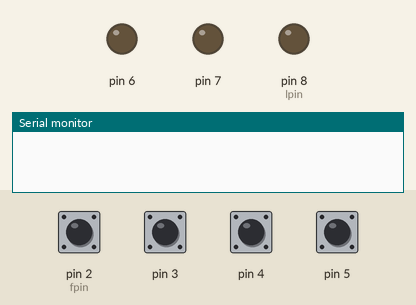
The sketch below on a simulated Teensy 4. On the bench: output pins drawn as LEDs (lit = HIGH), the last lines printed to the serial monitor. Inputs (shaded band) come from the test bench; at power-on: pin 2 (fpin), pin 3–5 HIGH.

Above: at 1.2 s.
1.3 s: pin 2 (fpin) pulled LOW for 0.15 s
At 2.5 s:
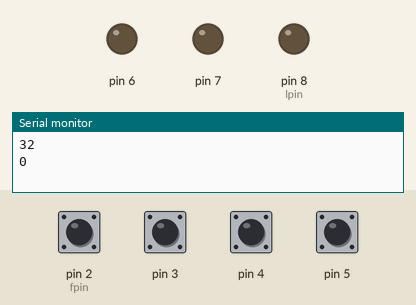
3.0 s: pin 3 pulled LOW for 1 s
At 3.8 s:
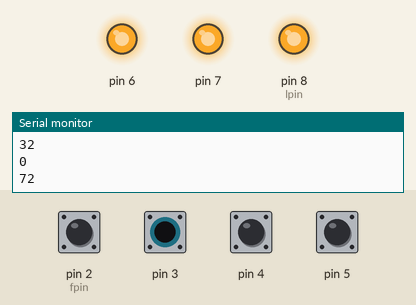
5.5 s: pin 4 pulled LOW for 0.15 s
At 6.9 s:
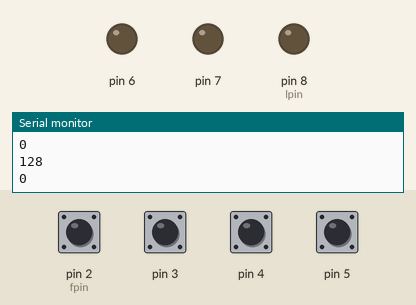
7.2 s: pin 5 pulled LOW for 0.15 s
At 8.1 s:
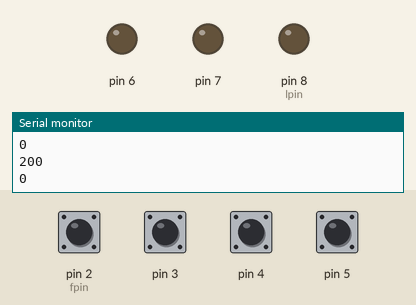
8.9 s: pin 2 (fpin) pulled LOW for 1 s
At 9.6 s:
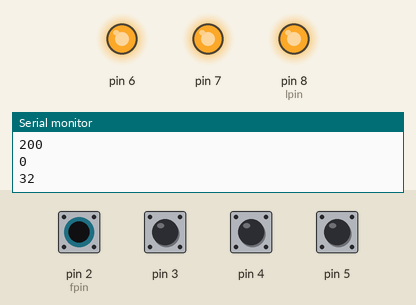
11.4 s: pin 4 pulled LOW for 1 s
At 13.4 s:
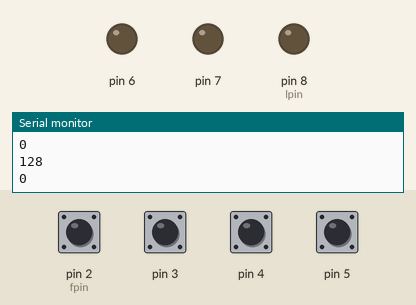
Timing chart, 0 to 14.9 s (numbered marks = the images above; inputs shaded):
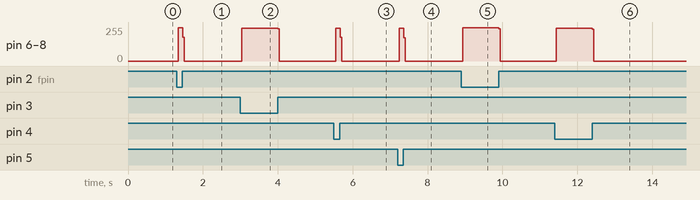

The sketch:

MIDI-button-array.ino
```cpp
//#include <frequencyToNote.h>
//#include <MIDIUSB.h>
//#include <pitchToNote.h>

const int channel = 1;

int numrows = 4;
int numcols = 3;
int fpin = 2;
int lpin = 8;
int trig = 0;
int lasttrig = 0;
int lasty = 0;
int note = 0;


void setup() {
  Serial.begin(9600);

  for(int i = fpin; i <= lpin;i++){
    if (i <= (fpin + (numrows - 1))){
      pinMode(i,INPUT_PULLUP);
    }
    if (i >= (lpin - (numcols - 1))){
      pinMode(i,OUTPUT);
      digitalWrite(i,LOW);
    }
  }
}

void loop() {
  /*Serial.print(digitalRead(2));
  Serial.print("      ");
  Serial.print(digitalRead(3));
  Serial.println();*/
  Trigger(fpin,lpin,numrows,numcols);
  delay(1);
  if( trig != lasttrig){
    Serial.println(trig);
    if(trig == 32){
      note = 60;
      usbMIDI.sendNoteOn(note,99,channel);
    }
    if(trig == 28){
      note = 61;
      usbMIDI.sendNoteOn(note,99,channel);
    }
    if(trig == 24){
      note = 62;
      usbMIDI.sendNoteOn(note,99,channel);
    }
    if(trig==72){
      note = 63;
      usbMIDI.sendNoteOn(note,99,channel);
    }
    if(trig==63){
      note = 64;
      usbMIDI.sendNoteOn(note,99,channel);
    }
    if(trig==54){
      note = 65;
      usbMIDI.sendNoteOn(note,99,channel);
    }
    if(trig==128){
      note = 66;
      usbMIDI.sendNoteOn(note,99,channel);
    }
    if(trig==112){
      note = 67;
      usbMIDI.sendNoteOn(note,99,channel);
    }
    if(trig==96){
      note = 68;
      usbMIDI.sendNoteOn(note,99,channel);
    }
    if(trig==200){
      note = 69;
      usbMIDI.sendNoteOn(note,99,channel);
    }
    if(trig==175){
      note = 70;
      usbMIDI.sendNoteOn(note,99,channel);
    }
    if(trig==150){
      note = 71;
      usbMIDI.sendNoteOn(note,99,channel);
    }
  }
  if(trig==0){
      usbMIDI.sendNoteOff(note,0,channel);
    }
  lasttrig = trig;
  trig = 0;
  /*if (lastx != trig[0] || lasty != trig[1]){
    Serial.print("(");
    Serial.print(trig[0]);
    Serial.print(",");
    Serial.print(trig[1]);
    Serial.print(")");
    Serial.println();
    delay(5);
  }
  //lastx = trig[0];
  //lasty = trig[1];*/
}


int Trigger(int fpin, int lpin, int numrows, int numcols) {

  for(int k = (lpin - (numcols - 1)); k <= lpin; k++){
        digitalWrite(k, LOW);
      }
  for(int i = fpin; i <= (fpin + (numrows - 1)); i++){
    if (digitalRead(i) == LOW){
      for(int n = (lpin - (numcols - 1)); n <= lpin; n++){
        digitalWrite(n, HIGH);
      }
      for(int j = (lpin - (numcols - 1)); j <= lpin ; j++){
        digitalWrite(j, LOW);
        if (digitalRead(i) == LOW){
          trig = i * i * j;
        }
        digitalWrite(j,HIGH);
      }
    }
  }
}
```

Measured:
- after the input at 1.3 s, pin 6, pin 7, pin 8 (lpin): 0/255 → 249/255 at once, → 0/255 0.12 s later
- after the input at 3.0 s, pin 6, pin 7, pin 8 (lpin): 0/255 → 247/255 at once, → 0/255 0.96 s later
- after the input at 5.5 s, pin 6, pin 7, pin 8 (lpin): 0/255 → 246/255 at once, → 0/255 0.12 s later
- after the input at 7.2 s, pin 6, pin 7, pin 8 (lpin): 0/255 → 244/255 at once, → 0/255 0.12 s later
- after the input at 8.9 s, pin 6, pin 7, pin 8 (lpin): 0/255 → 249/255 at once, → 0/255 0.96 s later
- after the input at 11.4 s, pin 6, pin 7, pin 8 (lpin): 0/255 → 246/255 at once, → 0/255 0.96 s later
